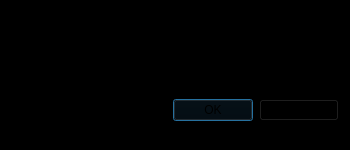
<?xml version="1.0" encoding="UTF-8"?>
<ui version="4.0">
 <class>UserDialog</class>
 <widget class="QDialog" name="UserDialog">
  <property name="geometry">
   <rect>
    <x>0</x>
    <y>0</y>
    <width>350</width>
    <height>150</height>
   </rect>
  </property>
  <property name="windowTitle">
   <string>User Details</string>
  </property>
  <property name="styleSheet">
   <string notr="true">background-color: rgb(0, 0, 0);</string>
  </property>
  <layout class="QVBoxLayout" name="verticalLayout">
   <item>
    <layout class="QGridLayout" name="gridLayout">
     <item row="0" column="0">
      <widget class="QLabel" name="usernameLabel">
       <property name="styleSheet">
        <string notr="true">font-weight:bold;</string>
       </property>
       <property name="text">
        <string>Username:</string>
       </property>
      </widget>
     </item>
     <item row="0" column="1">
      <widget class="QLineEdit" name="usernameLineEdit"/>
     </item>
     <item row="1" column="0">
      <widget class="QLabel" name="passwordLabel">
       <property name="styleSheet">
        <string notr="true">font-weight:bold;</string>
       </property>
       <property name="text">
        <string>Password:</string>
       </property>
      </widget>
     </item>
     <item row="1" column="1">
      <widget class="QLineEdit" name="passwordLineEdit"/>
     </item>
    </layout>
   </item>
   <item>
    <widget class="QDialogButtonBox" name="buttonBox">
     <property name="orientation">
      <enum>Qt::Orientation::Horizontal</enum>
     </property>
     <property name="standardButtons">
      <set>QDialogButtonBox::StandardButton::Cancel|QDialogButtonBox::StandardButton::Ok</set>
     </property>
    </widget>
   </item>
  </layout>
 </widget>
 <resources/>
 <connections>
  <connection>
   <sender>buttonBox</sender>
   <signal>accepted()</signal>
   <receiver>UserDialog</receiver>
   <slot>on_buttonBox_accepted()</slot>
   <hints>
    <hint type="sourcelabel">
     <x>20</x>
     <y>20</y>
    </hint>
    <hint type="destinationlabel">
     <x>20</x>
     <y>20</y>
    </hint>
   </hints>
  </connection>
  <connection>
   <sender>buttonBox</sender>
   <signal>rejected()</signal>
   <receiver>UserDialog</receiver>
   <slot>reject()</slot>
   <hints>
    <hint type="sourcelabel">
     <x>20</x>
     <y>20</y>
    </hint>
    <hint type="destinationlabel">
     <x>20</x>
     <y>20</y>
    </hint>
   </hints>
  </connection>
 </connections>
 <slots>
  <slot>on_buttonBox_accepted()</slot>
 </slots>
</ui>
